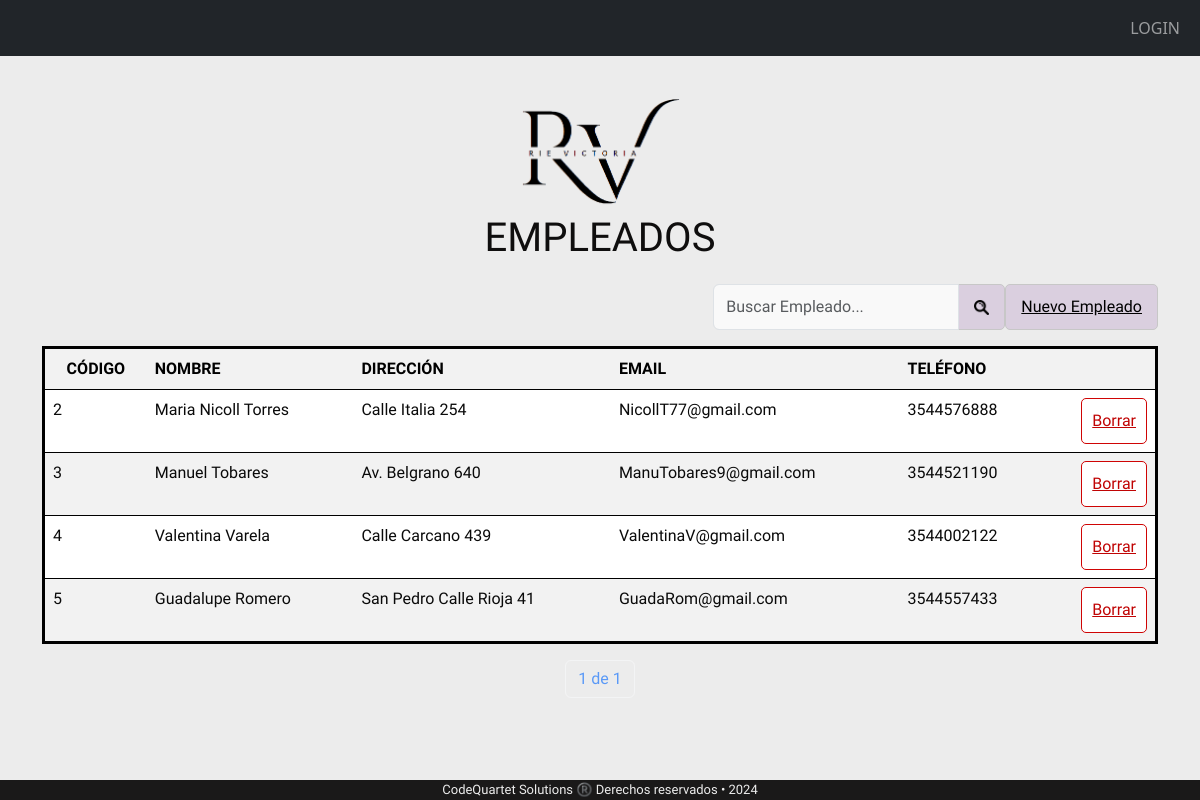
Screenshot of /tablaempleados/ with the database file from the repository.
### appRieVictoria/models.py (models this page shows, shortened)
class Empleados(models.Model):
    nombre = models.CharField(max_length=50, help_text="",verbose_name="Nombre")
    direccion = models.CharField(max_length=100, help_text='')
    Email = models.EmailField(help_text="")
    telefono = models.PositiveBigIntegerField(help_text='')
    proveedores = models.ManyToManyField("Proveedores" ,related_name='venden_a_empleados', through="Compras")
    clientes = models.ManyToManyField("Clientes" ,related_name='empleados_relacionados', through="Ventas")
    class Meta:
        permissions = [
            ("puede_aprobar", "Puede aprobar el modelo"),
            ("puede_publicar", "Puede publicar el modelo"),
        ]

### appRieVictoria/views.py (the view)
class tablaempleados(ListView):
    model = Empleados
    template_name = 'tablaempleados.html'
    context_object_name = 'Empleados'
    paginate_by = 8
    def get_queryset(self):
        query = self.request.GET.get('q', '')
        empleados = Empleados.objects.filter(nombre__icontains=query)
        return empleados
    def get_context_data(self, **kwargs):
        context = super().get_context_data(**kwargs)
        query = self.request.GET.get('q', '')
        context['query'] = query
        return context

### proyectoRieVictoria/templates/tablaempleados.html (shortened to what this page needs)
{% extends "base.html" %}
{% block content %}
<div class= "letra">
<div class="nombreTablas">
    <div class="imagen-centrada">
        <img src="/static/img/RV3.png" alt="Imagen">
    </div>
    <p >EMPLEADOS</p>
</div>
<div class="row">
    <div class="col d-flex justify-content-end mb-3">
        <form method="GET">
            <div class="input-group">
                <input type="text" class="form-control inputApagado " name="q" value="{{ query }}" placeholder="Buscar Empleado...">
                <button class="btn-customlupa" class="btn-customlupa:hover"
                 type="submit"><img src="/static/img/search.png"  alt="Lupa de búsqueda" width="15" height="15" ></button>
            </div>
        </form>
    {% if perms.aplicacion.change_proveedores %}
    <a class="btn-customlupa" class="btn-customlupa:hover" href="/empleados/EmpleadosNuevo{{ p.id}}">Nuevo Empleado</a>
    {% else %}
    <a class="btn-customlupa" class="btn-customlupa:hover" >Nuevo Empleado</a>
    {% endif %}
</div>
</div>
<table style="border-style: solid; border-color: black;" class="table table-striped">
            <tr>
                <th class="centrado">CÓDIGO</th>
                <th>NOMBRE</th>
                <th>DIRECCIÓN</th>
                <th>EMAIL</th>
                <th>TELÉFONO</th>
                <th></th>
            </tr>
            {% for p in Empleados %}
                <tr onclick="window.location='/empleados/EmpleadosModif/{{ p.id }}/'">
                    {% if perms.aplicacion.change_empleados %}
                    <td class="centrado"><a>{{ p.id }}</a></td>
                    {% else %}
                    <td>{{ p.id }}</td>
                    {% endif %}
                    <td>{{ p.nombre }}</td>
                    <td>{{ p.direccion }}</td>
                    <td>{{ p.Email }}</td>
                    <td>{{ p.telefono }}</td>
                    <td>
                        <div class="d-flex justify-content-end ">
                            {% if perms.aplicacion.change_empleados %}
                            <a class="btn-customborr" class="btn-customborr:hover" href="/empleados/EmpleadosBorrar/{{ p.id}}">Borrar</a>
                            {% else %}
                            <a class="btn-customborr" class="btn-customborr:hover">Borrar</a>
                            {% endif %}
                        </div>
                    </td>
                </tr>
                {% endfor %}
</table>
<div class="pagination justify-content-center">
    <span class="current-page btn btn-outline-light disabled text-primary mb-3">
        {{ page_obj.number }} de {{ page_obj.paginator.num_pages }}
    </span>
</div>
</div>
{% endblock %}

### proyectoRieVictoria/static/estilos.css (style rules this page uses)
body { background-color: rgb(236, 236, 236); position: relative; }
.nombreTablas { font-family: "Gotu", sans-serif; text-align: center; font-size: 40px; margin-top: 40px; color: rgb(15, 14, 14); }
.centrado { text-align: center; color: rgb(10, 10, 10); }
.inputApagado { background-color: RGBA(255,255,255,0.7); }
.table { color: rgb(10, 10, 10) !important; }
.table td { color: rgb(10, 10, 10) !important; }
.btn-customlupa { font-family: "Gotu", sans-serif; background-color: #dacfdf; color: #000000; border: 10px; border: 1px solid rgb(199, 199, 199); border-radius: 5px; padding: 10px 15px; font-size: 16px; cursor: pointer; transition: background-color 0.3s ease; }
.btn-customborr { font-family: "Gotu", sans-serif; background-color: #ffffff;; color: #c00404; border: 10px; border: 1px solid rgb(207, 4, 4); border-radius: 5px; padding: 10px 10px; font-size: 16px; cursor: pointer; transition: background-color 0.3s ease; }
.imagen-centrada { text-align: center ; }
.imagen-centrada img { width: 15%; display: block; margin: 0 auto; }
.letra { font-family: "Gotu", sans-serif; font-size: 16px; }

### rows the page displays
Empleados: id "2", nombre "Maria Nicoll Torres", direccion "Calle Italia 254", Email "NicollT77@gmail.com", telefono "3544576888"
Empleados: id "3", nombre "Manuel Tobares", direccion "Av. Belgrano 640", Email "ManuTobares9@gmail.com", telefono "3544521190"
Empleados: id "4", nombre "Valentina Varela", direccion "Calle Carcano 439", Email "ValentinaV@gmail.com", telefono "3544002122"
Empleados: id "5", nombre "Guadalupe Romero", direccion "San Pedro Calle Rioja 41", Email "GuadaRom@gmail.com", telefono "3544557433"

### other values shown
{{ page_obj.number }} "1"
{{ page_obj.paginator.num_pages }} "1"
